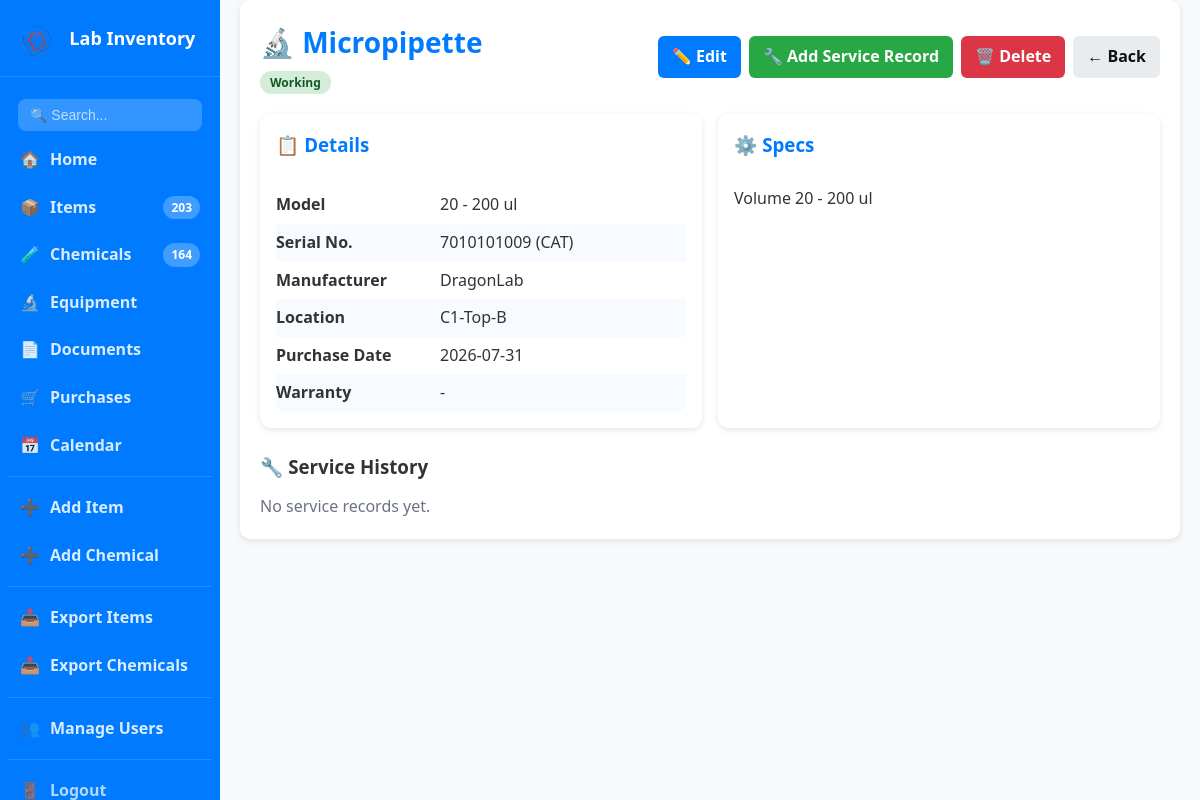
Page /equipment/1 (signed in) on the committed database.
### app.py (models this page shows, shortened)
class Equipment(db.Model):
    id = db.Column(db.Integer, primary_key=True)
    name = db.Column(db.String(100), nullable=False)
    model = db.Column(db.String(100))
    serial_number = db.Column(db.String(100))
    manufacturer = db.Column(db.String(100))
    location = db.Column(db.String(100))
    purchase_date = db.Column(db.String(20))
    warranty_expiry = db.Column(db.String(20))
    status = db.Column(db.String(30), default='Working')
    specs = db.Column(db.String(1000))
    notes = db.Column(db.String(500))
    service_records = db.relationship('ServiceRecord', backref='equipment', lazy=True, cascade='all, delete-orphan')

### app.py (the view)
@app.route('/equipment/<int:eq_id>')
@login_required
def view_equipment(eq_id):
    eq = Equipment.query.get_or_404(eq_id)
    return render_template('view_equipment.html', eq=eq)

### app.py (called while the page is built)
@login_manager.user_loader
def load_user(user_id):
    return User.query.get(int(user_id))

@app.context_processor
def inject_counts():
    try:
        item_count = Item.query.count()
        chem_count = Chemical.query.count()
    except:
        item_count = 0
        chem_count = 0
    return dict(item_count=item_count, chem_count=chem_count)

    def is_admin(self):
        return self.role == 'admin'

    def is_staff(self):
        return self.role in ['admin', 'staff']

### templates/view_equipment.html (shortened to what this page needs)
{% extends "base.html" %}
{% block content %}
<div style="display:flex; justify-content:space-between; align-items:center; flex-wrap:wrap; gap:10px; margin-bottom:20px;">
    <div>
        <h1 class="page-title" style="margin-bottom:4px;">🔬 {{ eq.name }}</h1>
        <span class="eq-status eq-{{ eq.status | lower | replace(' ', '-') }}">{{ eq.status }}</span>
    </div>
    <div style="display:flex; gap:8px; flex-wrap:wrap;">
        {% if current_user.is_authenticated and current_user.is_staff() %}
        <a href="{{ url_for('edit_equipment', eq_id=eq.id) }}" class="btn" style="background:var(--blue);">✏️ Edit</a>
        <a href="{{ url_for('add_service_record', eq_id=eq.id) }}" class="btn" style="background:var(--green);">🔧 Add Service Record</a>
        {% endif %}
        {% if current_user.is_authenticated and current_user.is_admin() %}
        <a href="{{ url_for('delete_equipment', eq_id=eq.id) }}" onclick="return confirm('Delete this equipment and all its records?')" class="btn" style="background:var(--red);">🗑️ Delete</a>
        {% endif %}
        <a href="{{ url_for('equipment') }}" class="btn btn-secondary">← Back</a>
    </div>
</div>
<div style="display:grid; grid-template-columns:1fr 1fr; gap:16px; margin-bottom:24px;">
    <div class="doc-card" style="flex-direction:column;">
        <h3 style="margin-bottom:12px; color:var(--blue);">📋 Details</h3>
        <table style="width:100%; box-shadow:none; margin:0;">
            <tr><td style="font-weight:600; padding:6px 0; border:none; width:40%;">Model</td><td style="border:none; padding:6px 0;">{{ eq.model or '-' }}</td></tr>
            <tr><td style="font-weight:600; padding:6px 0; border:none;">Serial No.</td><td style="border:none; padding:6px 0;">{{ eq.serial_number or '-' }}</td></tr>
            <tr><td style="font-weight:600; padding:6px 0; border:none;">Manufacturer</td><td style="border:none; padding:6px 0;">{{ eq.manufacturer or '-' }}</td></tr>
            <tr><td style="font-weight:600; padding:6px 0; border:none;">Location</td><td style="border:none; padding:6px 0;">{{ eq.location or '-' }}</td></tr>
            <tr><td style="font-weight:600; padding:6px 0; border:none;">Purchase Date</td><td style="border:none; padding:6px 0;">{{ eq.purchase_date or '-' }}</td></tr>
            <tr><td style="font-weight:600; padding:6px 0; border:none;">Warranty</td><td style="border:none; padding:6px 0;">{{ eq.warranty_expiry or '-' }}</td></tr>
        </table>
    </div>
    <div class="doc-card" style="flex-direction:column;">
        <h3 style="margin-bottom:12px; color:var(--blue);">⚙️ Specs</h3>
        <p style="white-space:pre-wrap;">{{ eq.specs or 'No specs added.' }}</p>
    </div>
</div>
<h3 style="margin-bottom:12px;">🔧 Service History</h3>
{% if eq.service_records %}
<div class="table-container">
    <table class="styled-table">
        <thead>
            <tr>
                <th>Date</th>
                <th>Description</th>
                <th>Performed By</th>
                <th>Next Service</th>
                <th>Logged By</th>
                {% if current_user.is_authenticated and current_user.is_admin() %}
                <th>Actions</th>
                {% endif %}
            </tr>
        </thead>
        <tbody>
            {% for record in eq.service_records | sort(attribute='service_date', reverse=True) %}
            <tr>
                <td>{{ record.service_date }}</td>
                <td>{{ record.description }}</td>
                <td>{{ record.performed_by or '-' }}</td>
                <td>{{ record.next_service_date or '-' }}</td>
                <td>{{ record.created_by or '-' }}</td>
                {% if current_user.is_authenticated and current_user.is_admin() %}
                <td>
                    <a href="{{ url_for('delete_service_record', record_id=record.id) }}" onclick="return confirm('Delete this record?')" class="btn" style="background:var(--red);">🗑️</a>
                </td>
                {% endif %}
            </tr>
            {% endfor %}
        </tbody>
    </table>
</div>
{% else %}
<p style="color:var(--muted);">No service records yet.</p>
{% endif %}
{% endblock %}

### static/style.css (style rules this page uses)
:root { --blue: #007bff; --blue-dark: #0056b3; --green: #28a745; --green-dark: #218838; --red: #dc3545; --red-dark: #c82333; --text: #333; --muted: #6b7280; --bg: #f8f9fa; --card: #ffffff; --border: #ddd; --shadow: 0 2px 6px rgba(0,0,0,0.1); }
* { margin: 0; padding: 0; box-sizing: border-box; }
html, body { font-family: "Segoe UI", Tahoma, Geneva, Verdana, sans-serif; background: var(--bg); color: var(--text); line-height: 1.6; }
.page-title { font-size: 28px; font-weight: 800; color: var(--blue); }
.btn, button { display: inline-block; padding: 8px 14px; background: var(--blue); color: #fff; border: none; border-radius: 6px; text-decoration: none; font-weight: 600; cursor: pointer; transition: background .2s ease, color .2s ease, opacity .2s ease; }
.btn-secondary { background: #e9ecef; color: #111; }
table { width: 100%; border-collapse: collapse; margin-top: 12px; border-radius: 10px; overflow: hidden; background: #fff; box-shadow: var(--shadow); }
td { padding: 12px 14px; border-bottom: 1px solid #eee; }
tr:nth-child(even) { background: #f7fbff; }
body { display: flex; min-height: 100vh; }
.doc-card { background: var(--card); border-radius: 11px; box-shadow: var(--shadow); padding: 16px; display: flex; align-items: flex-start; gap: 14px; }
.eq-status { padding: 3px 10px; border-radius: 12px; font-size: 12px; font-weight: 700; }
.eq-working { background: #d4edda; color: #155724; }

### rows in the picture
Equipment: name "Micropipette", status "Working", model "20 - 200 ul", serial_number "7010101009 (CAT)", manufacturer "DragonLab", location "C1-Top-B", purchase_date "2026-07-31", warranty_expiry "-", specs "Volume 20 - 200 ul"

### other values in the picture
{{ item_count }} "203"
{{ chem_count }} "164"
